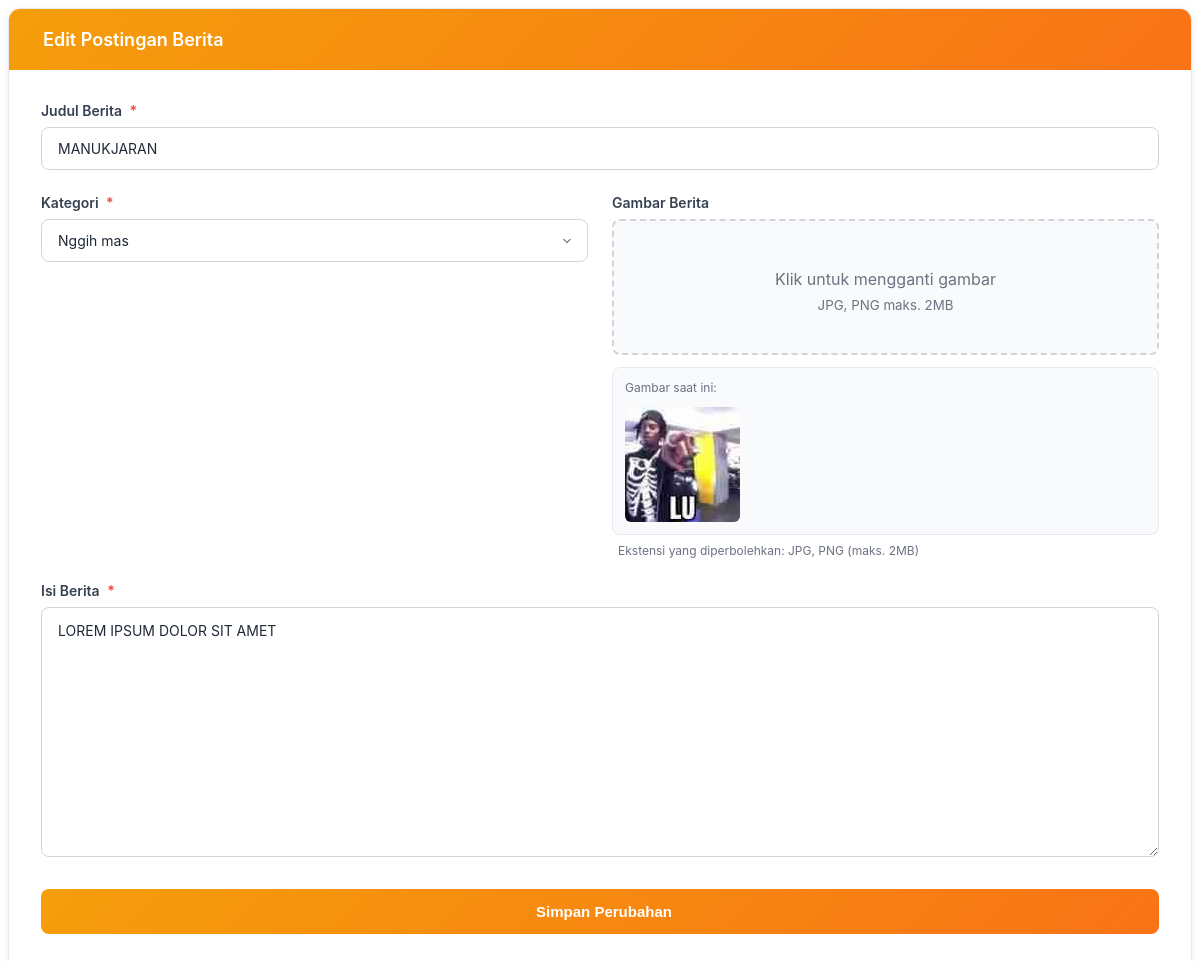
The page /admin/berita/edit-berita.php?id=23 on the database its author committed.
### tables this page shows
CREATE TABLE `tbl_posts` (
  `id_post` int(25) NOT NULL,
  `img` varchar(255) NOT NULL,
  `judul` varchar(255) DEFAULT NULL,
  `artikel` text DEFAULT NULL,
  `date` date NOT NULL,
  `kategori` varchar(255) NOT NULL,
  `id_kategori` int(11) DEFAULT NULL,
  `author` varchar(255) DEFAULT NULL
);

### admin/berita/edit-berita.php (the view, shortened to what this page needs)
<?php
$id = $_GET['id'];
$sql = mysqli_query($con, "SELECT * FROM tbl_posts WHERE id_post='$id'");
$data = mysqli_fetch_array($sql);
?>
<div class="form-modern">
  <div class="row">
    <div class="col-lg-10 m-auto">
      <div class="form-card">
        <div class="form-card-header">
          <h5>
            Edit Postingan Berita
          </h5>
        </div>
        <div class="form-card-body">
          <form method="POST" enctype="multipart/form-data" id="editForm">
            <div class="form-group-modern">
              <label for="judul" class="form-label-modern">
                Judul Berita <span class="required">*</span>
              </label>
              <input
                type="text"
                id="judul"
                name="judul"
                placeholder="Masukkan judul berita"
                class="form-control-modern"
                value="<?= htmlspecialchars($data['judul']) ?>"
                required
              >
            </div>
            <div class="form-row-modern">
              <div class="form-group-modern">
                <label for="id_kategori" class="form-label-modern">
                  Kategori <span class="required">*</span>
                </label>
                <select name="id_kategori" id="id_kategori" class="form-control-modern" required>
                  <?php
                  $kategori_query = mysqli_query($con, 'SELECT * FROM tbl_categories ORDER BY nama_kategori ASC');
                  while ($kat = mysqli_fetch_array($kategori_query)):
                    $selected = $data['id_kategori'] == $kat['id_kategori'] ? 'selected' : '';
                  ?>
                    <option value="<?= $kat['id_kategori'] ?>" <?= $selected ?>><?= htmlspecialchars($kat['nama_kategori']) ?></option>
                  <?php endwhile; ?>
                </select>
              </div>
              <div class="form-group-modern">
                <label class="form-label-modern">
                  Gambar Berita
                </label>
                <div class="file-upload-wrapper">
                  <label for="file" class="file-upload-label" id="fileLabel">
                    <div class="file-upload-text" id="fileText">
                      <span>Klik untuk mengganti gambar</span>
                      <small>JPG, PNG maks. 2MB</small>
                    </div>
                  </label>
                </div>
                <?php if (!empty($data['img'])): ?>
                <div class="current-image">
                  <div style="font-size: 12px; color: #6b7280; margin-bottom: 4px;">Gambar saat ini:</div>
                  <img src="../assets/file/post/<?= htmlspecialchars($data['img']) ?>" alt="Current image">
                </div>
                <?php endif; ?>
                <div class="file-info">
                  <span>Ekstensi yang diperbolehkan: JPG, PNG (maks. 2MB)</span>
                </div>
              </div>
            </div>
            <div class="form-group-modern">
              <label for="artikel" class="form-label-modern">
                Isi Berita <span class="required">*</span>
              </label>
              <textarea
                id="artikel"
                name="artikel"
                class="form-control-modern"
                rows="10"
                placeholder="Tulis isi berita di sini..."
                required
              ><?= htmlspecialchars($data['artikel']) ?></textarea>
            </div>
            <div class="form-group-modern" style="margin-top: 32px; margin-bottom: 0;">
              <button type="submit" name="submit" class="btn-modern-primary">
                Simpan Perubahan
              </button>
            </div>
          </form>
        </div>
      </div>
    </div>
  </div>
</div>

### admin/berita/edit-berita.php (style rules this page uses)
.form-modern { font-family: -apple-system, BlinkMacSystemFont, 'Segoe UI', Roboto, 'Helvetica Neue', Arial, sans-serif; }
.form-card { background: #ffffff; border-radius: 12px; box-shadow: 0 2px 8px rgba(0, 0, 0, 0.08); border: 1px solid #e8eaf0; overflow: hidden; }
.form-card-header { background: linear-gradient(135deg, #f59e0b 0%, #f97316 100%); color: white; padding: 20px 24px; border-bottom: none; }
.form-card-header h5 { margin: 0; font-size: 18px; font-weight: 600; display: flex; align-items: center; gap: 10px; }
.form-card-body { padding: 32px; }
.form-group-modern { margin-bottom: 24px; }
.form-label-modern { display: block; font-size: 14px; font-weight: 600; color: #374151; margin-bottom: 8px; }
.form-label-modern .required { color: #ef4444; margin-left: 4px; }
.form-control-modern { width: 100%; padding: 12px 16px; font-size: 14px; color: #1f2937; background: #ffffff; border: 1.5px solid #d1d5db; border-radius: 8px; transition: all 0.2s; font-family: inherit; }
.form-control-modern::placeholder { color: #9ca3af; }
select.form-control-modern { cursor: pointer; background-position: right 12px center; background-repeat: no-repeat; background-size: 16px; padding-right: 40px; appearance: none; }
textarea.form-control-modern { resize: vertical; min-height: 120px; font-family: inherit; line-height: 1.6; }
.file-upload-wrapper { position: relative; }
.file-upload-label { display: flex; align-items: center; justify-content: center; padding: 40px 20px; border: 2px dashed #d1d5db; border-radius: 8px; background: #f9fafb; cursor: pointer; transition: all 0.2s; text-align: center; }
.file-upload-text { display: flex; flex-direction: column; align-items: center; gap: 8px; color: #6b7280; }
.current-image { margin-top: 12px; padding: 12px; background: #f9fafb; border-radius: 8px; border: 1px solid #e8eaf0; }
.current-image img { max-width: 200px; height: auto; border-radius: 6px; margin-top: 8px; }
.file-info { font-size: 12px; color: #6b7280; margin-top: 8px; display: flex; align-items: center; gap: 6px; }
.btn-modern-primary { background: linear-gradient(135deg, #f59e0b 0%, #f97316 100%); color: white; border: none; padding: 14px 32px; border-radius: 8px; font-size: 15px; font-weight: 600; cursor: pointer; transition: all 0.2s; width: 100%; display: flex; align-items: center; justify-content: center; gap: 8px; }
.form-row-modern { display: grid; grid-template-columns: repeat(2, 1fr); gap: 24px; }

### rows shown on the page
tbl_posts: judul "MANUKJARAN", img (picture), artikel "LOREM IPSUM DOLOR SIT AMET"

### other values the page prints
form field id_kategori "Nggih mas"
